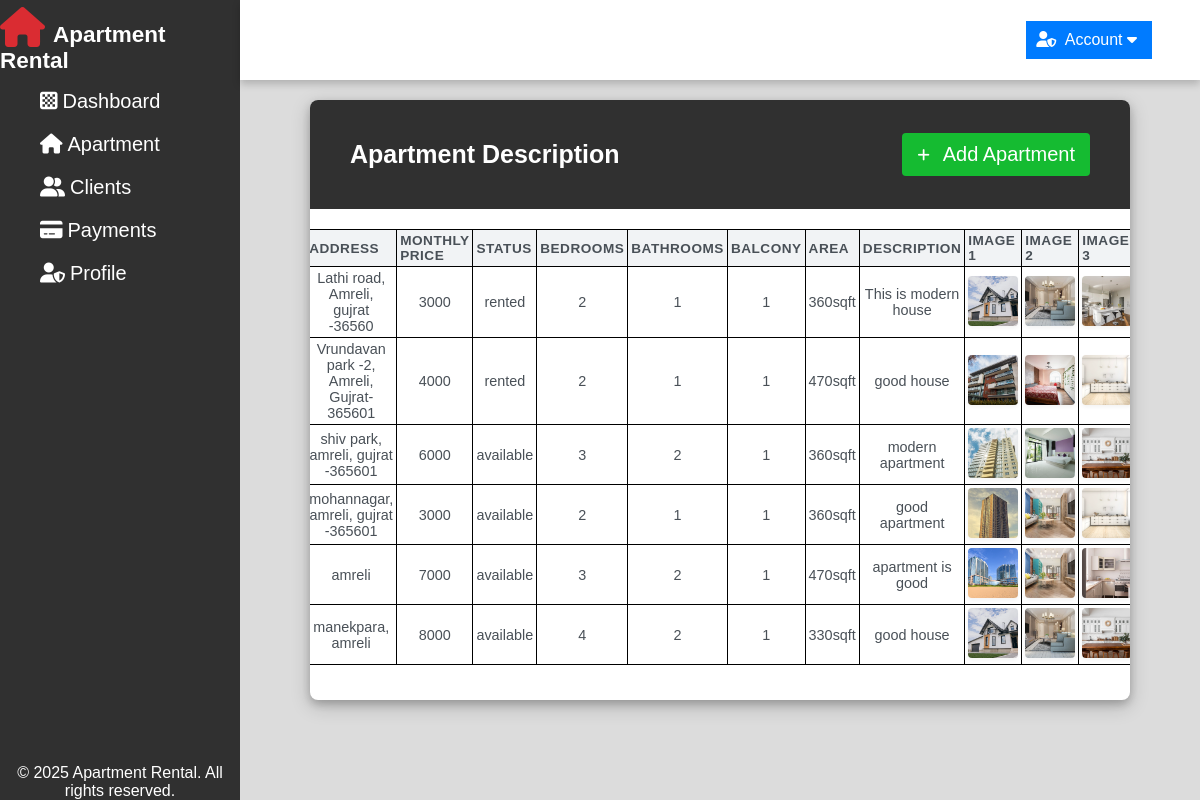
The app's page /admin/property.php (signed in) with its own data.
### tables this page shows
CREATE TABLE `property` (
  `property_id` int(30) NOT NULL,
  `name` varchar(255) NOT NULL,
  `address` varchar(255) NOT NULL,
  `type` enum('house','apartment') NOT NULL,
  `price` int(11) NOT NULL,
  `status` enum('available','rented') NOT NULL,
  `bedroom` int(11) NOT NULL,
  `bathroom` int(11) NOT NULL,
  `balcony` int(11) NOT NULL,
  `area` float NOT NULL,
  `description` text NOT NULL,
  `img1` varchar(255) NOT NULL,
  `img2` varchar(255) NOT NULL,
  `img3` varchar(255) NOT NULL,
  `img4` varchar(255) NOT NULL
);

### admin/property.php (the view, shortened to what this page needs)
<?php
    include 'db/db.php';
    if (isset($_SESSION['admin_name']))
    {
?>
<!DOCTYPE html>
<html lang="en">
<head>
    <link rel="stylesheet" href="css/styles.css">
    <link rel="stylesheet" href="https://cdnjs.cloudflare.com/ajax/libs/font-awesome/6.2.0/css/all.min.css">
</head>
<body>
    <div class="side-menu">
        <div class="brand-name">
            <h2 style="color:white;";><i style="color:#DA2C32; margin-right: 8px; font-size:40px"; class="fas fa-house"></i>Apartment Rental</h2>
        </div>
        <ul>
            <li><a href="index.php"><i class="fa-solid fa-chess-board"></i><span>Dashboard</span></a></li>
            <li><a href="property.php"><i class="fa-solid fa-house"></i><span>Apartment</span></a></li>
            <li><a href="tenants.php"><i class="fa fa-user-friends"></i><span>Clients</span></a></li>
            <li><a href="payments.php"><i class="fas fa-credit-card"></i><span>Payments</span></a></li>
            <li><a href="profile.php" class="active"><i class="fas fa-user-shield"></i><span>Profile</span></a></li>
        </ul>
        <div class="footer" style="position: absolute; bottom: 0; width: 100%; text-align: center; color: white;">
            <p>&copy; 2025 Apartment Rental. All rights reserved.</p>
            </div>
        </div>
    <div class="container">
        <div class="header">
            <div class="nav">
                <div class="account">
                    <div class="dropdown">
                        <button class="dropbtn"><i class="fa fa-user-shield"></i> Account <i class="fa fa-caret-down"></i></button>
                    </div>
                </div>
            </div>
        </div>
        <div class="content">
            <div class="main">
                <div class="h1">
                    <div><h1 style="font-size:25px; font-weight:bold;">Apartment Description</h1></div>
                <div class="btnn">
                    <a href="add_property.php"><button class="btn"><i class="fa fa-plus"></i>Add Apartment</button></a>
                </div>
                </div>
                <div class="info">
                    <table cellpadding="10px">
                        <tr>
                            <th>Address</th>
                            <th>Monthly Price</th>
                            <th>Status</th>
                            <th>Bedrooms</th>
                            <th>Bathrooms</th>
                            <th>Balcony</th>
                            <th>Area</th>
                            <th>Description</th>
                            <th>Image 1</th>
                            <th>Image 2</th>
                            <th>Image 3</th>
                        </tr>
                        <?php
                        $result = mysqli_query($con,"select * from property");
                        while($row = mysqli_fetch_assoc($result)) { ?>
                        <tr>
                            <td><?php echo $row['address']; ?></td>
                            <td><?php echo $row['price']; ?></td>
                            <td><?php echo $row['status']; ?></td>
                            <td><?php echo $row['bedroom']; ?></td>
                            <td><?php echo $row['bathroom']; ?></td>
                            <td><?php echo $row['balcony']; ?></td>
                            <td><?php echo $row['area']; ?>sqft</td>
                            <td><?php echo $row['description']; ?></td>
                            <td><img src="uploads/<?php echo $row['img1']; ?>" height="50px" width="50px"></td>
                            <td><img src="uploads/<?php echo $row['img2']; ?>" height="50px" width="50px"></td>
                            <td><img src="uploads/<?php echo $row['img3']; ?>" height="50px" width="50px"></td>
                         </tr>
                         <?php } ?>
                    </table>
                </div>
            </div>
        </div>
    </div>
</body>
</html>
<?php
    }
    else{
        header("location: login.php");
    }
?>

### admin/css/styles.css (style rules this page uses)
* { margin: 0; padding: 0; box-sizing: border-box; font-family: 'Poppins', sans-serif; }
body { min-height: 100vh; }
a { text-decoration: none; }
li { list-style: none; }
.btnn { display: flex; justify-content: flex-end; }
.btn { margin: 10px; background: #15bb31; color: white; padding: 7px 7px; text-align: center; border: 1px solid #000000; border-radius: 3px; font-size: 20px; font-weight: 600; margin-right: 20px; }
.side-menu { position: fixed; background-color: #303030; width: 20vw; min-height: 100vh; display: flex; flex-direction: column; }
.side-menu .brand-name { font-size: 15px; height: 10vh; display: flex; align-items: center; justify-content: center; text-decoration: no; }
.side-menu .brand-name h2 { color: white; }
.side-menu .brand-name h2 i { color: #DA2C32; margin-right: 8px; }
.side-menu li { font-size: 20px; padding: 10px 40px; color: white; display: flex; align-items: center; }
.side-menu li i { margin-right: 5px; }
.side-menu li a { text-decoration: none; color: white; }
.container { position: absolute; right: 0; width: 80vw; height: 100vh; background: #f1f1f1; }
.container .header { position: fixed; top: 0; right: 0; width: 80vw; height: 10vh; background: white; display: flex; align-items: center; justify-content: center; box-shadow: 0 4px 8px 0 rgba(0, 0, 0, 0.2); z-index: 1; }
.container .header .nav { width: 90%; display: flex; align-items: center; }
.account { position: relative; display: inline-block; margin-left: auto; }
.dropdown { position: relative; display: inline-block; }
.dropbtn { background-color: #007bff; color: white; padding: 10px; font-size: 16px; border: none; cursor: pointer; transition: all 0.6s ease; }
.fa { margin-right: 5px; }
.container .content { position: relative; margin-top: 10vh; min-height: 90vh; background: #dcdcdc; padding: 20px 70px; }
.container .content .main { background: white; box-shadow: 0 4px 8px 0 rgba(0, 0, 0, 0.2), 0 6px 20px 0 rgba(0, 0, 0, 0.19); }
.container .content .main .h1 h1 { font-size: 17px; padding: 20px 20px; color: white; font-weight: 200; background-color: #303030; }
.container .content .info { color: black; padding: 20px 15px; display: flex; align-items: center; justify-content: center; flex-wrap: wrap; }
.container .content .info table { width: 99%; }
.container .content .info table,tr,td,th { text-align: center; padding: 3px 3px; border: 1px solid black; border-collapse: collapse; }

### admin/property.php (style rules this page uses)
.content { padding: 20px; background: #f8f9fa; }
.main { background: white; border-radius: 8px; box-shadow: 0 2px 10px rgba(0,0,0,0.05); overflow: hidden; }
.h1 { display: flex; justify-content: space-between; align-items: center; padding: 20px; background: #303030; color: white; }
.h1 h1 { margin: 0; font-size: 1.5rem; font-weight: 600; }
.btnn { display: flex; gap: 10px; }
.btn { background: #15bb31; color: white; border: none; padding: 10px 15px; border-radius: 4px; cursor: pointer; font-weight: 500; display: flex; align-items: center; gap: 8px; transition: all 0.2s ease; }
.btn i { font-size: 14px; }
.info { padding: 20px; overflow-x: auto; }
.info table { width: 100%; border-collapse: separate; border-spacing: 0 8px; margin-bottom: 15px; }
.info th { text-align: left; background: #f1f3f5; color: #495057; font-weight: 600; font-size: 0.85rem; text-transform: uppercase; letter-spacing: 0.5px; }
.info td { background: white; color: #495057; font-size: 0.9rem; vertical-align: middle; transition: all 0.2s ease; }
.info img { border-radius: 4px; object-fit: cover; box-shadow: 0 2px 4px rgba(0,0,0,0.05); transition: transform 0.3s ease; }

### records on screen
property: address "Lathi road, Amreli, gujrat -36560", price "3000", status "rented", bedroom "2", bathroom "1", balcony "1", area "360", description "This is modern house", img1 (picture), img2 (picture), img3 (picture)
property: address "Vrundavan park -2, Amreli, Gujrat-365601", price "4000", status "rented", bedroom "2", bathroom "1", balcony "1", area "470", description "good house", img1 (picture), img2 (picture), img3 (picture)
property: address "shiv park, amreli, gujrat -365601", price "6000", status "available", bedroom "3", bathroom "2", balcony "1", area "360", description "modern apartment", img1 (picture), img2 (picture), img3 (picture)
property: address "mohannagar, amreli, gujrat -365601", price "3000", status "available", bedroom "2", bathroom "1", balcony "1", area "360", description "good apartment", img1 (picture), img2 (picture), img3 (picture)
property: address "amreli", price "7000", status "available", bedroom "3", bathroom "2", balcony "1", area "470", description "apartment is good", img1 (picture), img2 (picture), img3 (picture)
property: address "manekpara, amreli", price "8000", status "available", bedroom "4", bathroom "2", balcony "1", area "330", description "good house", img1 (picture), img2 (picture), img3 (picture)
